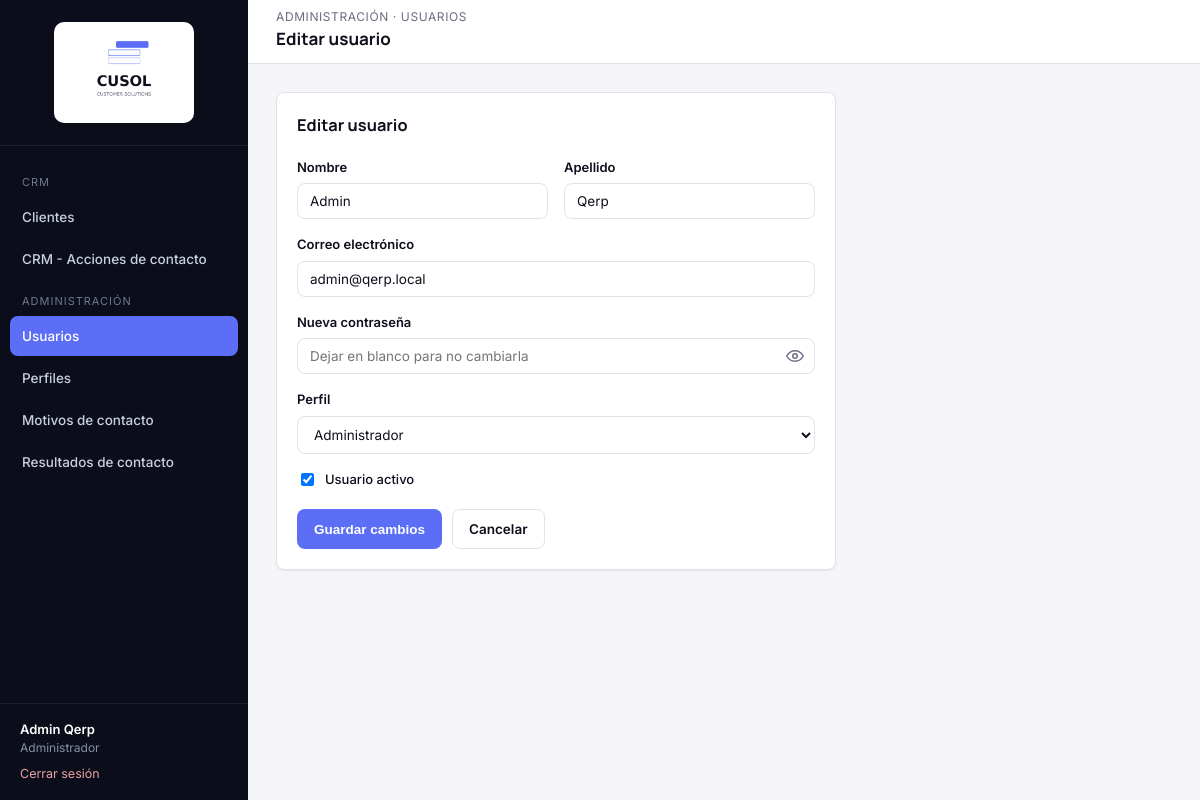
The page /modules/usuarios/editar.php?id=1 (signed in) on the database its author committed.
### tables this page shows
CREATE TABLE qerp_secciones (
  id INT PRIMARY KEY AUTO_INCREMENT,
  nombre VARCHAR(100) NOT NULL,
  slug VARCHAR(100) NOT NULL UNIQUE,
  icono VARCHAR(50) DEFAULT NULL,
  grupo VARCHAR(50) NOT NULL DEFAULT 'General',
  orden INT DEFAULT 0
);

CREATE TABLE qerp_usuarios (
  id INT PRIMARY KEY AUTO_INCREMENT,
  nombre VARCHAR(100) NOT NULL,
  apellido VARCHAR(100) NOT NULL,
  mail VARCHAR(150) NOT NULL UNIQUE,
  password VARCHAR(255) NOT NULL,
  perfil_id INT DEFAULT NULL,
  activo TINYINT(1) NOT NULL DEFAULT 1,
  ultimo_acceso DATETIME DEFAULT NULL,
  creado_en DATETIME DEFAULT CURRENT_TIMESTAMP,
  FOREIGN KEY (perfil_id) REFERENCES qerp_perfiles(id) ON DELETE SET NULL
);

CREATE TABLE qerp_perfiles (
  id INT PRIMARY KEY AUTO_INCREMENT,
  nombre VARCHAR(50) NOT NULL,
  descripcion VARCHAR(255) DEFAULT NULL,
  activo TINYINT(1) NOT NULL DEFAULT 1,
  solo_ve_sus_clientes TINYINT(1) NOT NULL DEFAULT 0,
  creado_en DATETIME DEFAULT CURRENT_TIMESTAMP
);

### includes/funciones.php (called while the page is built, shortened)
<?php
function estaLogueado(): bool
{
    return isset($_SESSION['usuario_id']);
}
function usuarioActual(): ?array
{
    return [
        'id'         => $_SESSION['usuario_id'],
        'nombre'     => $_SESSION['usuario_nombre'],
        'apellido'   => $_SESSION['usuario_apellido'],
        'mail'       => $_SESSION['usuario_mail'],
        'perfil_id'  => $_SESSION['perfil_id'],
        'perfil'     => $_SESSION['perfil_nombre'],
    ];
}
function tienePermiso(PDO $pdo, string $slugSeccion, string $accion = 'ver'): bool
{
    $accionesValidas = ['ver', 'crear', 'editar', 'eliminar'];
    static $cache = [];
    $clave = $_SESSION['perfil_id'] . '-' . $slugSeccion;
    if (!isset($cache[$clave])) {
        $stmt = $pdo->prepare(
            "SELECT pp.ver, pp.crear, pp.editar, pp.eliminar
             FROM qerp_perfil_permisos pp
             INNER JOIN qerp_secciones s ON s.id = pp.seccion_id
             WHERE pp.perfil_id = :perfil_id AND s.slug = :slug
             LIMIT 1"
        );
        $stmt->execute([
            ':perfil_id' => $_SESSION['perfil_id'],
            ':slug'      => $slugSeccion,
        ]);
        $cache[$clave] = $stmt->fetch() ?: ['ver' => 0, 'crear' => 0, 'editar' => 0, 'eliminar' => 0];
    }
    return (bool) $cache[$clave][$accion];
}
function requerirPermiso(PDO $pdo, string $slugSeccion, string $accion = 'ver'): void
{
    if (!tienePermiso($pdo, $slugSeccion, $accion)) {
        http_response_code(403);
        include __DIR__ . '/../includes/403.php';
        exit;
    }
}
function e(?string $valor): string
{
    return htmlspecialchars($valor ?? '', ENT_QUOTES, 'UTF-8');
}
function obtenerSeccionesMenu(PDO $pdo): array
{
    $stmt = $pdo->query('SELECT * FROM qerp_secciones ORDER BY orden ASC');
    return $stmt->fetchAll();
}

### modules/usuarios/editar.php (the view, shortened to what this page needs)
<?php
require_once __DIR__ . '/../../config/conexion.php';
require_once __DIR__ . '/../../includes/funciones.php';
requerirPermiso($pdo, 'usuarios', 'editar');
$slugSeccionActual = 'usuarios';
$id = (int) ($_GET['id'] ?? 0);
$stmt = $pdo->prepare('SELECT * FROM qerp_usuarios WHERE id = :id');
$stmt->execute([':id' => $id]);
$usuario = $stmt->fetch();
$perfiles = $pdo->query("SELECT id, nombre FROM qerp_perfiles WHERE activo = 1 ORDER BY nombre")->fetchAll();
$datos = [
    'nombre'    => $usuario['nombre'],
    'apellido'  => $usuario['apellido'],
    'mail'      => $usuario['mail'],
    'perfil_id' => $usuario['perfil_id'],
    'activo'    => $usuario['activo'],
];
include __DIR__ . '/../../includes/header.php';
?>
<div class="card" style="max-width:560px;">
    <div class="card-header"><h3>Editar usuario</h3></div>
    <form method="post">
        <div class="fila-form">
            <div class="campo">
                <label for="nombre">Nombre</label>
                <input type="text" id="nombre" name="nombre" value="<?= e($datos['nombre']) ?>" required>
            </div>
            <div class="campo">
                <label for="apellido">Apellido</label>
                <input type="text" id="apellido" name="apellido" value="<?= e($datos['apellido']) ?>" required>
            </div>
        </div>
        <div class="campo">
            <label for="mail">Correo electrónico</label>
            <input type="email" id="mail" name="mail" value="<?= e($datos['mail']) ?>" required>
        </div>
        <div class="campo">
            <label for="password">Nueva contraseña</label>
            <div class="input-password">
                <input type="password" id="password" name="password" minlength="6" placeholder="Dejar en blanco para no cambiarla">
                <?php include __DIR__ . '/../../includes/boton-ojo.php'; ?>
            </div>
        </div>
        <div class="campo">
            <label for="perfil_id">Perfil</label>
            <select id="perfil_id" name="perfil_id">
                <?php foreach ($perfiles as $p): ?>
                    <option value="<?= (int) $p['id'] ?>" <?= (string) $p['id'] === (string) $datos['perfil_id'] ? 'selected' : '' ?>>
                        <?= e($p['nombre']) ?>
                    </option>
                <?php endforeach; ?>
            </select>
        </div>
        <div class="campo">
            <label style="display:flex;align-items:center;gap:8px;font-weight:500;">
                <input type="checkbox" name="activo" style="width:auto;" <?= $datos['activo'] ? 'checked' : '' ?>>
                Usuario activo
            </label>
        </div>
        <div style="display:flex; gap:10px; margin-top:20px;">
            <button type="submit" class="btn btn-primary">Guardar cambios</button>
            <a href="index.php" class="btn btn-outline">Cancelar</a>
        </div>
    </form>
</div>
<?php include __DIR__ . '/../../includes/footer.php'; ?>

### includes/sidebar.php (shortened to what this page needs)
<?php
$usuario = usuarioActual();
$secciones = obtenerSeccionesMenu($pdo);
$slugActual = $slugSeccionActual ?? '';
$grupos = [];
foreach ($secciones as $s) {
    $grupos[$s['grupo'] ?? 'General'][] = $s;
}
$ordenGrupos = ['CRM', 'Administración'];
?>
<aside class="qerp-sidebar" id="qerpSidebar">
    <div class="brand">
        <img src="<?= QERP_URL_BASE ?>/assets/img/logo-cusol.png" alt="CUSOL" class="logo-sidebar">
    </div>
    <nav class="qerp-nav">
        <?php foreach ($ordenGrupos as $grupo): ?>
            <?php
                $items = array_filter($grupos[$grupo] ?? [], fn($s) => tienePermiso($pdo, $s['slug'], 'ver'));
            ?>
            <div class="seccion-titulo"><?= e($grupo) ?></div>
            <?php foreach ($items as $s): ?>
                <a href="<?= QERP_URL_BASE ?>/modules/<?= e($s['slug']) ?>/index.php"
                   class="<?= $slugActual === $s['slug'] ? 'activo' : '' ?>">
                    <?= e($s['nombre']) ?>
                </a>
            <?php endforeach; ?>
        <?php endforeach; ?>
    </nav>
    <div class="usuario-box">
        <div class="nombre"><?= e($usuario['nombre'] . ' ' . $usuario['apellido']) ?></div>
        <div class="perfil"><?= e($usuario['perfil']) ?></div>
        <a class="salir" href="<?= QERP_URL_BASE ?>/login/logout.php">Cerrar sesión</a>
    </div>
</aside>

### assets/css/style.css (style rules this page uses)
:root { --bg: #F5F5F8; --surface: #FFFFFF; --ink: #0E0F1C; --muted: #6B6C80; --border: #E2E2EA; --navy: #0C0D1A; --navy-light: #1B1D2E; --navy-hover: #262940; --accent: #5B6EF5; --accent-light: #ECEEFE; --accent-hover: #3A4FD4; --danger: #DC2626; --danger-light: #FDECEC; --success: #15803D; --success-light: #E9F7EE; --warning: #B45309; --warning-light: #FEF3E2; --radius: 8px; --shadow-sm: 0 1px 2px rgba(16, 24, 38, 0.06); --shadow-md: 0 4px 16px rgba(16, 24, 38, 0.08); --sidebar-w: 248px; --header-h: 64px; }
* { box-sizing: border-box; }
html, body { margin: 0; padding: 0; background: var(--bg); color: var(--ink); font-family: 'Inter', -apple-system, BlinkMacSystemFont, 'Segoe UI', sans-serif; font-size: 14px; line-height: 1.5; }
h1, h2, h3, h4 { font-family: 'Manrope', 'Inter', sans-serif; font-weight: 700; color: var(--ink); margin: 0 0 4px 0; }
a { color: var(--accent); text-decoration: none; }
.qerp-sidebar { width: var(--sidebar-w); background: var(--navy); color: #C9D0DE; flex-shrink: 0; position: fixed; top: 0; left: 0; bottom: 0; display: flex; flex-direction: column; }
.qerp-sidebar .brand { display: flex; align-items: center; justify-content: center; padding: 22px 20px; border-bottom: 1px solid rgba(255,255,255,0.08); }
.logo-sidebar { width: 140px; height: auto; background: #fff; border-radius: 10px; padding: 10px 12px; }
.qerp-nav { padding: 16px 10px; flex: 1; overflow-y: auto; }
.qerp-nav .seccion-titulo { text-transform: uppercase; font-size: 11px; letter-spacing: 1px; color: #6E7890; padding: 12px 12px 6px; }
.qerp-nav a { display: flex; align-items: center; gap: 10px; padding: 10px 12px; border-radius: var(--radius); color: #C9D0DE; font-weight: 500; font-size: 13.5px; margin-bottom: 2px; }
.qerp-nav a.activo { background: var(--accent); color: #fff; }
.qerp-sidebar .usuario-box { padding: 16px 20px; border-top: 1px solid rgba(255,255,255,0.08); font-size: 13px; }
.qerp-sidebar .usuario-box .nombre { color: #fff; font-weight: 600; }
.qerp-sidebar .usuario-box .perfil { color: #8590A6; font-size: 12px; }
.qerp-sidebar .usuario-box a.salir { display: inline-block; margin-top: 8px; color: #E9A3A3; font-size: 12.5px; }
.card { position: relative; background: var(--surface); border: 1px solid var(--border); border-radius: var(--radius); box-shadow: var(--shadow-sm); padding: 20px; }
.card-header { display: flex; align-items: center; justify-content: space-between; margin-bottom: 16px; }
.btn { display: inline-flex; align-items: center; gap: 6px; padding: 9px 16px; border-radius: var(--radius); border: 1px solid transparent; font-size: 13.5px; font-weight: 600; cursor: pointer; text-decoration: none !important; }
.btn-primary { background: var(--accent); color: #fff; }
.btn-outline { background: transparent; border-color: var(--border); color: var(--ink); }
label { display: block; font-size: 13px; font-weight: 600; margin-bottom: 6px; color: var(--ink); }
input[type=text], input[type=email], input[type=password], input[type=date], input[type=datetime-local], select, textarea { width: 100%; padding: 9px 12px; border: 1px solid var(--border); border-radius: var(--radius); font-size: 13.5px; font-family: inherit; color: var(--ink); background: #fff; }
.input-password { position: relative; }
.input-password input { padding-right: 40px; }
.campo { margin-bottom: 16px; }
.fila-form { display: flex; gap: 16px; }
.fila-form .campo { flex: 1; }

### rows shown on the page
qerp_secciones: nombre "Clientes"
qerp_secciones: nombre "CRM - Acciones de contacto"
qerp_secciones: nombre "Usuarios"
qerp_secciones: nombre "Perfiles"
qerp_secciones: nombre "Motivos de contacto"
qerp_secciones: nombre "Resultados de contacto"
qerp_usuarios: nombre+apellido "Admin Qerp", nombre "Admin", apellido "Qerp", mail "admin@qerp.local", perfil_id "Administrador", activo "☑"

### other values the page prints
$grupo "CRM"
$grupo "ADMINISTRACIÓN"
$usuario['perfil'] "Administrador"
$eyebrowPagina "ADMINISTRACIÓN · USUARIOS"
$tituloPagina "Editar usuario"
